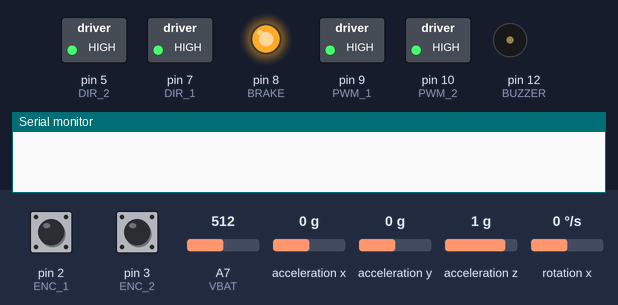
A sketch run on a simulated Arduino Nano, built with avr-gcc and run on an emulated ATmega328P. Shown: switched loads named in the sketch (green lamp = pin HIGH), output pins drawn as LEDs (lit = HIGH), buzzer (waves = sounding, pin HIGH), the last lines printed to the serial monitor. Wiring (inferred from the names in the program): MPU-6050 motion sensor at I2C address 0x68. The inputs (shaded band) are chosen by the test bench; at power-on: pin 2 (ENC_1) HIGH, pin 3 (ENC_2) HIGH, A7 (VBAT) = 512, acceleration x 0 g, acceleration y 0 g, acceleration z 1 g, rotation x 0 °/s. Random numbers use the default seed unless the sketch sets one.

Above: at 0.1 s.
At 8.7 s:
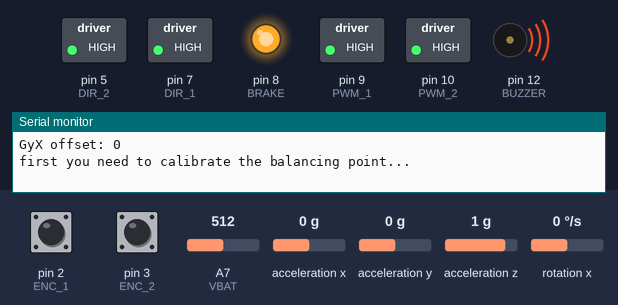
Timing chart, 0 to 10.2 s (numbered marks = the images above):
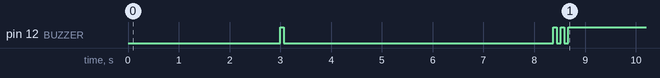

Measured:
- by itself, pin 12 (BUZZER): repeats every 0.15 s: HIGH 0.07 s, LOW 0.08 s, until it stays HIGH from 8.7 s

The sketch:

omni_wheel_bike.ino
```cpp
#include <Wire.h>
#include <EEPROM.h>

#define PWM_1         9
#define DIR_1         7
#define PWM_2         10
#define DIR_2         5

#define ENC_1         2
#define ENC_2         3

#define BRAKE         8
#define BUZZER        12
#define VBAT          A7

#define STEERING_MAX    50
#define SPEED_MAX       80

float Gyro_amount = 0.996;

bool vertical = false;
bool calibrating = false;
bool calibrated = false;

float K1 = 21;
float K2 = 1.20;
float K3 = 6.60;
float K4 = 0.70;
float loop_time = 12;

struct OffsetsObj {
  int ID;
  int16_t AcY;
  int16_t AcZ;
};
OffsetsObj offsets;

float alpha = 0.4;

int16_t  AcY, AcZ, GyX, gyroX, gyroXfilt;

int16_t  AcYc, AcZc;
int16_t  GyX_offset = 0;
int32_t  GyX_offset_sum = 0;

float robot_angle;
float Acc_angle;

volatile byte pos;
volatile int motor_counter = 0, enc_count = 0;
int16_t motor_speed;
int32_t motor_pos;
int steering_remote = 0, speed_remote = 0;

int bat_divider = 56;

long currentT, previousT_1, previousT_2 = 0;

void setup() {
  Serial.begin(115200);

  // Pins D9 and D10 - 7.8 kHz
  TCCR1A = 0b00000001; // 8bit
  TCCR1B = 0b00001010; // x8 fast pwm

  pinMode(DIR_1, OUTPUT);
  pinMode(DIR_2, OUTPUT);
  pinMode(BRAKE, OUTPUT);
  pinMode(BUZZER, OUTPUT);
  pinMode(ENC_1, INPUT);
  pinMode(ENC_2, INPUT);

  Motor1_control(0);
  Motor2_control(0);
  digitalWrite(BRAKE, HIGH);

  attachInterrupt(0, ENC_READ, CHANGE);
  attachInterrupt(1, ENC_READ, CHANGE);

  EEPROM.get(5, offsets);
  if (offsets.ID == 47) calibrated = true;
    else calibrated = false;
  delay(3000);
  beep();
  angle_setup();
}

void loop() {
  currentT = millis();
  if (currentT - previousT_1 >= loop_time) {
    //Tuning();
    readControlParameters();
    angle_calc();

    motor_speed = -enc_count;
    enc_count = 0;

    if (vertical && calibrated && !calibrating) {
      gyroX = GyX / 131.0;
      gyroXfilt = alpha * gyroX + (1 - alpha) * gyroXfilt;
      motor_pos += motor_speed;
      motor_pos = constrain(motor_pos, -90, 90) - steering_remote;
      int pwm = constrain(K1 * robot_angle + K2 * gyroXfilt + K3 * motor_speed + K4 * motor_pos, -255, 255);
      if (motor_speed == 0) pwm += random(8)-4; // sometimes the motor stops
      Motor1_control(-pwm);
      Motor2_control(speed_remote);
    } else {
      Motor1_control(0);
      Motor2_control(0);
      motor_pos = 0;
    }
    previousT_1 = currentT;
  }

  if (currentT - previousT_2 >= 2000) {
    battVoltage((double)analogRead(VBAT) / bat_divider);
    if (!calibrated && !calibrating) {
      Serial.println("first you need to calibrate the balancing point...");
    }
    previousT_2 = currentT;
  }
}
```

functions.ino
```cpp
#define MPU6050 0x68              // Device address
#define ACCEL_CONFIG 0x1C         // Accelerometer configuration address
#define GYRO_CONFIG  0x1B         // Gyro configuration address

//Registers: Accelerometer, Temp, Gyroscope
#define ACCEL_XOUT_H 0x3B
#define ACCEL_XOUT_L 0x3C
#define ACCEL_YOUT_H 0x3D
#define ACCEL_YOUT_L 0x3E
#define ACCEL_ZOUT_H 0x3F
#define ACCEL_ZOUT_L 0x40
#define TEMP_OUT_H 0x41
#define TEMP_OUT_L 0x42
#define GYRO_XOUT_H 0x43
#define GYRO_XOUT_L 0x44
#define GYRO_YOUT_H 0x45
#define GYRO_YOUT_L 0x46
#define GYRO_ZOUT_H 0x47
#define GYRO_ZOUT_L 0x48

#define PWR_MGMT_1 0x6B
#define PWR_MGMT_2 0x6C

//Sensor output scaling
#define accSens 0             // 0 = 2g, 1 = 4g, 2 = 8g, 3 = 16g
#define gyroSens 1            // 0 = 250rad/s, 1 = 500rad/s, 2 1000rad/s, 3 = 2000rad/s

void writeTo(byte device, byte address, byte value) {
  Wire.beginTransmission(device);
  Wire.write(address);
  Wire.write(value);
  Wire.endTransmission(true);
}

void save() {
    EEPROM.put(5, offsets);
    EEPROM.get(5, offsets);
    if (offsets.ID == 47) calibrated = true;
    calibrating = false;
    Serial.println("calibrating off");
    beep();
}

void beep() {
    digitalWrite(BUZZER, HIGH);
    delay(70);
    digitalWrite(BUZZER, LOW);
    delay(80);
}

void angle_calc() {
  Wire.beginTransmission(MPU6050);
  Wire.write(ACCEL_YOUT_H);
  Wire.endTransmission(false);
  Wire.requestFrom(MPU6050, 2, true);
  AcY = Wire.read() << 8 | Wire.read();

  Wire.beginTransmission(MPU6050);
  Wire.write(ACCEL_ZOUT_H);
  Wire.endTransmission(false);
  Wire.requestFrom(MPU6050, 2, true);
  AcZ = Wire.read() << 8 | Wire.read();

  Wire.beginTransmission(MPU6050);
  Wire.write(GYRO_XOUT_H);
  Wire.endTransmission(false);
  Wire.requestFrom(MPU6050, 2, true);
  GyX = Wire.read() << 8 | Wire.read();

  AcYc = AcY - offsets.AcY;
  AcZc = AcZ - offsets.AcZ;
  GyX -= GyX_offset;

  robot_angle += GyX * loop_time / 1000 / 65.536;
  Acc_angle = -atan2(AcYc, -AcZc) * 57.2958;
  robot_angle = robot_angle * Gyro_amount + Acc_angle * (1.0 - Gyro_amount);

  if (abs(robot_angle) > 10) vertical = false;
  if (abs(robot_angle) < 0.4) vertical = true;
}

void angle_setup() {
  Wire.begin();
  delay(100);
  writeTo(MPU6050, PWR_MGMT_1, 0);
  writeTo(MPU6050, ACCEL_CONFIG, accSens << 3);   // Specifying output scaling of accelerometer
  writeTo(MPU6050, GYRO_CONFIG, gyroSens << 3);   // Specifying output scaling of gyroscope
  delay(100);

  for (int i = 0; i < 1024; i++) {
    angle_calc();
    GyX_offset_sum += GyX;
    delay(3);
  }
  GyX_offset = GyX_offset_sum >> 10;
  beep();
  beep();
  Serial.print("GyX offset: ");  Serial.println(GyX_offset);
}

void battVoltage(double voltage) {
  //Serial.print("batt: "); Serial.println(voltage); //debug
  if (voltage > 8 && voltage <= 9.5) {
    digitalWrite(BUZZER, HIGH);
  } else {
    digitalWrite(BUZZER, LOW);
  }
}

void Motor1_control(int sp) {
  if (sp > 0) digitalWrite(DIR_1, LOW);
    else digitalWrite(DIR_1, HIGH);
  analogWrite(PWM_1, 255 - abs(sp));
}

void Motor2_control(int sp) {
  if (sp > 0) digitalWrite(DIR_2, LOW);
    else digitalWrite(DIR_2, HIGH);
  analogWrite(PWM_2, 255 - abs(sp));
}

int Tuning() {
  if (!Serial.available())  return 0;
  delay(2);
  char param = Serial.read();               // get parameter byte
  if (!Serial.available()) return 0;
  char cmd = Serial.read();                 // get command byte
  Serial.flush();
  switch (param) {
    case 'p':
      if (cmd == '+')    K1 += 1;
      if (cmd == '-')    K1 -= 1;
      printValues();
      break;
    case 'i':
      if (cmd == '+')    K2 += 0.2;
      if (cmd == '-')    K2 -= 0.2;
      printValues();
      break;
    case 's':
      if (cmd == '+')    K3 += 0.2;
      if (cmd == '-')    K3 -= 0.2;
      printValues();
      break;
    case 'a':
      if (cmd == '+')    K4 += 0.05;
      if (cmd == '-')    K4 -= 0.05;
      printValues();
      break;
    case 'c':
      if (cmd == '+' && !calibrating) {
        calibrating = true;
        Serial.println("calibrating on");
      }
      if (cmd == '-' && calibrating)  {
          offsets.ID = 47;
          offsets.AcZ = AcZ + 16384;
          offsets.AcY = AcY;
          Serial.print("AcY: "); Serial.print(offsets.AcY); Serial.print(" AcZ: "); Serial.println(offsets.AcZ);
          save();
      }
      break;
   }
}

void printValues() {
  Serial.print("K1: "); Serial.print(K1);
  Serial.print(" K2: "); Serial.print(K2);
  Serial.print(" K3: "); Serial.print(K3,4);
  Serial.print(" K4: "); Serial.println(K4,4);
}

void ENC_READ() {
  byte cur = (!digitalRead(ENC_1) << 1) + !digitalRead(ENC_2);
  byte old = pos & B00000011;
  byte dir = (pos & B00110000) >> 4;

  if (cur == 3) cur = 2;
  else if (cur == 2) cur = 3;

  if (cur != old) {
  if (dir == 0) {
    if (cur == 1 || cur == 3) dir = cur;
    } else {
      if (cur == 0) {
        if (dir == 1 && old == 3) enc_count--;
        else if (dir == 3 && old == 1) enc_count++;
        dir = 0;
      }
    }
    pos = (dir << 4) + (old << 2) + cur;
  }
}
```

remote.ino
```cpp
#define    STX          0x02
#define    ETX          0x03
byte cmd[8] = {0, 0, 0, 0, 0, 0, 0, 0};
byte buttonStatus = 0;

void readControlParameters() {
  if (Serial.available())  {                           // data received from smartphone
    //delay(1);
    cmd[0] =  Serial.read();
    if(cmd[0] == STX)  {
      int i = 1;
      while (Serial.available())  {
        //delay(1);
        cmd[i] = Serial.read();
        if(cmd[i] > 127 || i > 7)                 break;     // Communication error
        if((cmd[i] == ETX) && (i == 2 || i == 7)) break;     // Button or Joystick data
        i++;
      }
      if (i == 2) getButtonState(cmd[1]);                  // 3 Bytes  ex: < STX "C" ETX >
      else if (i == 7) getJoystickState(cmd);              // 6 Bytes  ex: < STX "200" "180" ETX >
    }
  }
}

void getJoystickState (byte data[8])    {
  int joyX = (data[1] - 48) * 100 + (data[2] - 48) * 10 + (data[3] - 48);   // obtain the Int from the ASCII representation
  int joyY = (data[4] - 48) * 100 + (data[5] - 48) * 10 + (data[6] - 48);
  joyX = joyX - 200;                                                        // Offset to avoid
  joyY = joyY - 200;                                                        // transmitting negative numbers

  if (joyX < -100 || joyX > 100 || joyY < -100 || joyY > 100) return;       // commmunication error
  if (joyX < - 10 || joyX > 10)  { // dead zone
    if (joyX > 0) // exponential
      steering_remote = (-joyX * joyX + 0.1 * joyX) / 100.0;
    else
      steering_remote = (joyX * joyX + 0.1 * joyX) / 100.0;
  } else
      steering_remote = 0;
  steering_remote = map(steering_remote, -100, 100, -STEERING_MAX, STEERING_MAX);
  if (joyY < - 10 || joyY > 10)  // dead zone
     speed_remote = map(joyY, 100, -100, SPEED_MAX, -SPEED_MAX);
  else
     speed_remote = 0;
}

void getButtonState (int bStatus)  {
  switch (bStatus) {
// -----------------  BUTTON #1  -----------------------
   case 'A':
      buttonStatus |= B000001;        // ON
      break;
    case 'B':
      buttonStatus &= B111110;        // OFF
      break;
// -----------------  BUTTON #2  -----------------------
   case 'C':
      buttonStatus |= B000010;        // ON
      break;
    case 'D':
      buttonStatus &= B111101;        // OFF
      break;
  }
}

String getButtonStatusString()  {
  String bStatus = "";
  for (int i = 0; i < 6; i++)  {
    if (buttonStatus & (B100000 >> i))      bStatus += "1";
    else                                    bStatus += "0";
  }
  return bStatus;
}

void sendControlParameters() {
  // atgalinis rysys per BT
  Serial.print((char)STX);                                                // Start of Transmission
  Serial.print(getButtonStatusString());  Serial.print((char)0x1);        // buttons status feedback
  Serial.print(0);                        Serial.print((char)0x4);        // datafield #1
  Serial.print(0);                        Serial.print((char)0x5);        // datafield #2
  Serial.print(0);                                                        // datafield #3
  Serial.print((char)ETX);                                                // End of Transmission
}
```
